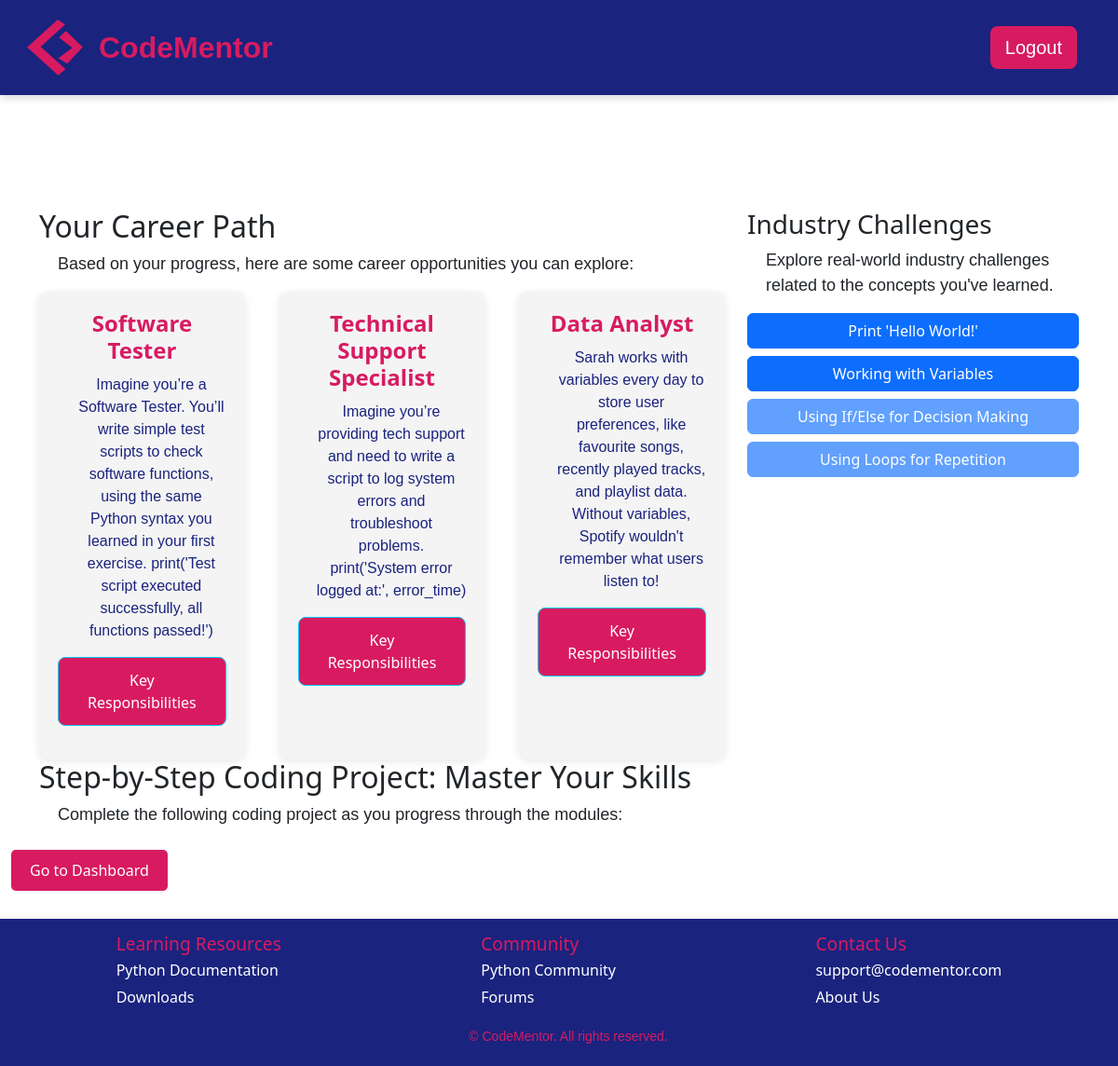
Page /future_you (signed in) on the committed database.
### app.py (models this page shows, shortened)
class CareerSuggestions(db.Model):
    CSid = db.Column(db.Integer, primary_key=True)
    title = db.Column(db.String(100), nullable=False)
    description = db.Column(db.Text, nullable=False)
    exerciseid = db.Column(db.Integer, db.ForeignKey('exercise.exerciseid'), nullable=True)  # Link to Exercise table
    keyresponsibilities = db.Column(db.Text, nullable=True)
    exercise = db.relationship('Exercise', backref='career_suggestions', lazy=True)  # Access career suggestions from exercise

class Exercise(db.Model):
    exerciseid = db.Column(db.Integer, primary_key=True)
    moduleid = db.Column(db.Integer, db.ForeignKey('module.moduleid'), nullable=False)
    title = db.Column(db.String(100), nullable=False)
    description = db.Column(db.Text, nullable=False)
    user_progress = db.relationship('UserExerciseProgress', backref='exercise', lazy=True)

### app.py (the view)
@app.route('/future_you', methods=['GET', 'POST'])
@login_required
def future_you():
    userid = current_user.userid  # Assuming `userid` is the primary key for the User model
    user_module_progress = UserModuleProgress.query.filter_by(userid=userid).first()
    if user_module_progress:
        current_module_id = user_module_progress.moduleid
    else:
        current_module_id = None  # Or handle if the user has no progress
    second_exercise_completed = check_if_second_exercise_completed(userid, current_module_id)
    exercises = Exercise.query.all()
    completed_exercises = UserExerciseProgress.query.filter_by(userid=userid).all()
    career_suggestions = []
    seen_exercise_ids = set()  # To avoid duplicate suggestions
    for completed_exercise in completed_exercises:
        exercise = Exercise.query.get(completed_exercise.exerciseid)
        if exercise and exercise.moduleid == current_module_id and completed_exercise.status == 'completed' and completed_exercise.exerciseid not in seen_exercise_ids:
            suggestions = CareerSuggestions.query.filter_by(exerciseid=exercise.exerciseid).all()
            career_suggestions.extend(suggestions)  # Add the career suggestions for this exercise
            seen_exercise_ids.add(completed_exercise.exerciseid)  # Track this exercise as processed
    completed_exercises = UserExerciseProgress.query.filter_by(userid=userid, status='completed').all()
    completed_exercise_ids = {ex.exerciseid for ex in completed_exercises}
    exercises_with_status = []
    for exercise in exercises:
        exercises_with_status.append({
            'exerciseid': exercise.exerciseid,
            'title': exercise.title,
            'is_completed': exercise.exerciseid in completed_exercise_ids  # Enable if completed
        })
    if request.method == 'POST':
        if second_exercise_completed:
            return redirect(url_for('dashboard'))
        else:
            return redirect(url_for('exercises', module_id=current_module_id))
    return render_template('future_you.html',
                           second_exercise_completed=second_exercise_completed,
                           career_suggestions=career_suggestions,
                           exercises_with_status=exercises_with_status)

### app.py (called while the page is built)
@login_manager.user_loader
def load_user(userid):
    return User.query.get(int(userid))

def check_if_second_exercise_completed(userid, module_id):
    second_exercise = Exercise.query.filter_by(moduleid=module_id).order_by(Exercise.exerciseid).offset(1).first()  # This grabs the second exercise based on the module
    if second_exercise:
        user_progress = UserExerciseProgress.query.filter_by(userid=userid, exerciseid=second_exercise.exerciseid).first()
        return user_progress is not None and user_progress.status == 'completed'
    return False

### templates/future_you.html (shortened to what this page needs)
{% extends 'base.html' %}
{% block content %}
<section class="future-you-section">
    <div class="container mt-4">
        <div class="row">
            <div class="col-md-8">
                <h2 class="text-left">Your Career Path</h2>
                <p class="text-left">Based on your progress, here are some career opportunities you can explore:</p>
                <div class="career-path-boxes-container">
                    {% if career_suggestions %}
                    <div class="career-paths-container">
                        {% for career in career_suggestions %}
                            <div class="career-path-box">
                                <h3 class="career-title">{{ career.title }}</h3>
                                <p class="career-description">{{ career.description }}</p>
                                <button class="btn btn-info learn-more-btn" data-csid="{{ career.CSid }}">Key Responsibilities</button>
                            </div>
                        {% endfor %}
                    </div>
                    {% else %}
                        <p>No career suggestions available for this module yet.</p>
                    {% endif %}
                </div>
            </div>
            <div class="col-md-4">
                <div class="industry-challenges">
                    <h3>Industry Challenges</h3>
                    <p>Explore real-world industry challenges related to the concepts you've learned.</p>
                    <div class="d-grid gap-2">
                        {% for exercise in exercises_with_status %}
                            <button class="btn btn-primary"
                                {% if not exercise.is_completed %} disabled {% endif %}
                                    data-url="{{ url_for('industry_challenges', exercise_id=exercise.exerciseid) }}">
                                {{ exercise.title }}
                            </button>
                        {% endfor %}
                    </div>
                </div>
            </div>
        </div>
        <h2>Step-by-Step Coding Project: Master Your Skills</h2>
        <p>Complete the following coding project as you progress through the modules:</p>
    </div>
    {% if second_exercise_completed %}
        <form method="POST">
            <button type="submit" class="btn btn-custom">Go to Dashboard</button>
        </form>
    {% else %}
        <form method="POST">
            <button type="submit" class="btn btn-custom">Go to Exercises</button>
        </form>
    {% endif %}
</section>
{% endblock %}

### templates/base.html (shortened to what this page needs)
<!DOCTYPE html>
<html lang="en">
<head>
    <link rel="stylesheet" href="https://cdn.jsdelivr.net/npm/bootstrap@5.3.3/dist/css/bootstrap.min.css">
    <link rel="stylesheet" type="text/css" href="/static/css/styles.css">
    <link rel="stylesheet" href="https://cdnjs.cloudflare.com/ajax/libs/font-awesome/6.0.0-beta3/css/all.min.css">
</head>
<body>
    <header>
      <nav class="navbar navbar-expand-lg">
          <div class="container-fluid">
              <div class="logo-container d-flex align-items-center">
                  <svg width="20" height="20" viewBox="0 0 100 100"></svg>
                  <a class="navbar-brand" href="{{ url_for('home') }}">
                      <img src="/static/images/CMLogo.png" alt="CodeMentor Logo" class="logo-image">
                  </a>
                  <span class="logo-text">CodeMentor</span>
              </div>
              <div class="collapse navbar-collapse" id="navbarContent">
                <ul class="navbar-nav ms-auto d-flex gap-2">
                    {% if current_user.is_authenticated %}
                        {% if request.endpoint == 'exercises' %}
                            <li class="nav-item">
                              <a href="{{ url_for('dashboard') }}" class="btn btn-link back-arrow-btn">
                                  <i class="fas fa-arrow-left"></i>
                              </a>
                          </li>
                        {% else %}
                            <li class="nav-item">
                                <a href="{{ url_for('logout') }}" class="btn custom-btn-primary btn-lg">Logout</a>
                            </li>
                        {% endif %}
                    {% endif %}
                </ul>
              </div>
          </div>
      </nav>
    </header>
    <main class="container-fluid flex-grow-1">
        {% block content %}{% endblock %}
    </main>
    <div id="scroll-indicator" class="scroll-indicator">
    </div>
{% if request.endpoint not in ["login", "register", "dashboard", "exercises"] %}
<footer class="footer">
    <div class="footer-content">
      <div class="footer-section">
        <h3>Learning Resources</h3>
        <ul>
          <li><a href="https://www.python.org/doc/">Python Documentation</a></li>
          <li><a href="https://www.python.org/downloads/">Downloads</a></li>
        </ul>
      </div>
      <div class="footer-section">
        <h3>Community</h3>
        <ul>
          <li><a href="https://www.python.org/community/">Python Community</a></li>
          <li><a href="https://www.python.org/community/forums/">Forums</a></li>
        </ul>
      </div>
      <div class="footer-section">
        <h3>Contact Us</h3>
        <ul>
          <li><a href="mailto:support@codementor.com">support@codementor.com</a></li>
          <li><a href="https://codementor.com/about">About Us</a></li>
        </ul>
      </div>
    </div>
    <div class="footer-bottom">
      <p>&copy; {{ year }} CodeMentor. All rights reserved.</p>
    </div>
</footer>
{% endif %}
</body>
</html>

### static/css/styles.css (style rules this page uses)
header { box-shadow: 0 2px 10px rgba(0, 0, 0, 0.1); position: fixed; top: 0; width: 100%; z-index: 1000; }
body, html { margin: 0; padding: 0; height: 100%; }
body { display: flex; flex-direction: column; height: 100%; }
main { flex: 1; margin-top: 200px; }
p { font-size: 18px; font-family: Verdana, Geneva, Tahoma, sans-serif; margin-left: 20px; }
.navbar { background: #1a237e; padding: 1rem 2rem; box-shadow: 0 2px 10px rgba(0,0,0,0.1); }
.logo-image { width: 60px; height: 60px; }
.logo-text { font-family: Verdana, Geneva, Tahoma, sans-serif; font-weight: bold; font-size: 32px; color: #D81B60; margin-left: 1px; display: inline-block; }
.logo-container { margin-left: -35px; }
.custom-btn-primary { background-color: #D81B60 !important; color: white !important; border: none !important; font-family: Verdana, Geneva, Tahoma, sans-serif; }
.navbar-nav { display: flex; flex-direction: row; gap: 15px; align-items: center; justify-content: flex-end; }
.scroll-indicator { position: fixed; bottom: 20px; left: 50%; transform: translateX(-50%); font-size: 2rem; color: #D81B60; cursor: pointer; animation: bounce 1.5s infinite; display: none; }
.footer { background-color: #1a237e; color: #ffffff; padding: 5px 20px; position: relative; width: 100%; margin-top: 30px; }
.footer-content { display: flex; justify-content: space-around; flex-wrap: wrap; gap: 5px; padding: 10px 0; }
.footer-section h3 { color: #D81B60; font-size: 1.2rem; margin-bottom: 5px; }
.footer-section ul { list-style: none; padding: 0; margin: 0; }
.footer-section ul li { margin-bottom: 5px; }
.footer-section ul li a { text-decoration: none; color: #ffffff; font-size: 1rem; }
.footer-bottom { text-align: center; margin-top: 5px; color: #D81B60; }
body, html { height: 100%; margin: 0; display: flex; flex-direction: column; }
.footer-bottom p { font-size: 14px; }
.career-paths-container { display: flex; flex-wrap: wrap; gap: 20px; justify-content: space-between; }
.career-path-box { background-color: #f4f4f4; padding: 20px; width: 30%; border-radius: 10px; box-shadow: 0 2px 10px rgba(0, 0, 0, 0.1); transition: transform 0.3s ease-in-out; text-align: center; }
.career-title { font-size: 1.5rem; font-weight: bold; color: #D81B60; text-decoration: none; }
.career-description { font-size: 1rem; color: #1a237e; margin-top: 10px; }
.btn-custom { background-color: #D81B60 !important; color: white; padding: 10px 20px; border: none; border-radius: 5px; font-size: 1rem; }
.learn-more-btn { background-color: #D81B60; color: white; padding: 12px 20px; font-size: 1rem; border-radius: 8px; }

### rows in the picture
CareerSuggestions: title "Software Tester", description "Imagine you’re a Software Tester. You’ll write simple test scripts to check software functions, using the same Python syntax you learned in your first exercise. print('Test script executed successfully, all functions passed!')"
CareerSuggestions: title "Technical Support Specialist", description "Imagine you’re providing tech support and need to write a script to log system errors and troubleshoot problems. print('System error logged at:', error_time)"
CareerSuggestions: title "Data Analyst", description "Sarah works with variables every day to store user preferences, like favourite songs, recently played tracks, and playlist data. Without variables, Spotify wouldn't remember what users listen to!"
Exercise: title "Print 'Hello World!'"
Exercise: title "Working with Variables"
Exercise: title "Using If/Else for Decision Making"
Exercise: title "Using Loops for Repetition"
